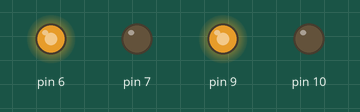
Simulated run of this program. Board: Arduino Uno, built with avr-gcc and run on an emulated ATmega328P. Parts: output pins drawn as LEDs (lit = HIGH).

Above: at 0.05 s.
At 1.15 s:
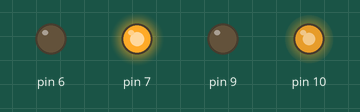
At 2.25 s:
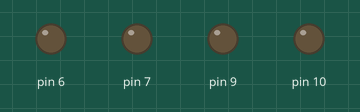
Timing chart, 0 to 5.2 s (numbered marks = the images above):
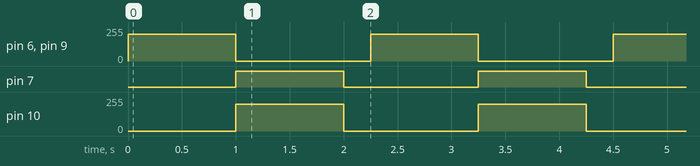

The program:

main.cpp
```cpp
#include "Arduino.h"

class DCMotor {
    int spd, pin1, pin2;

public:
    void Pinout(int in1, int in2)
    {
        pin1 = in1;
        pin2 = in2;
        pinMode(pin1, OUTPUT);
        pinMode(pin2, OUTPUT);
    }

    void Speed(int in1) { spd = in1; }

    void Forward()
    {
        analogWrite(pin1, spd);
        analogWrite(pin2, 0);
    }

    void Backward()
    {
        analogWrite(pin1, 0);
        analogWrite(pin2, spd);
    }

    void Stop()
    {
        digitalWrite(pin1, LOW);
        digitalWrite(pin2, LOW);
    }
};

DCMotor Motor1, Motor2;

void setup()
{
    Motor1.Pinout(6, 7);
    Motor2.Pinout(9, 10);
}

void loop()
{
    Motor1.Speed(200);
    Motor2.Speed(200);

    Motor1.Forward();
    Motor2.Forward();
    delay(1000);

    Motor1.Backward();
    Motor2.Backward();
    delay(1000);

    Motor1.Stop();
    Motor2.Stop();
    delay(250);
}
```

Measured:
- by itself, pin 6, pin 9, pin 10: alternates 200/255 for 1.0 s and 0/255 for 1.3 s
- by itself, pin 7: alternates HIGH for 1.0 s and LOW for 1.3 s
